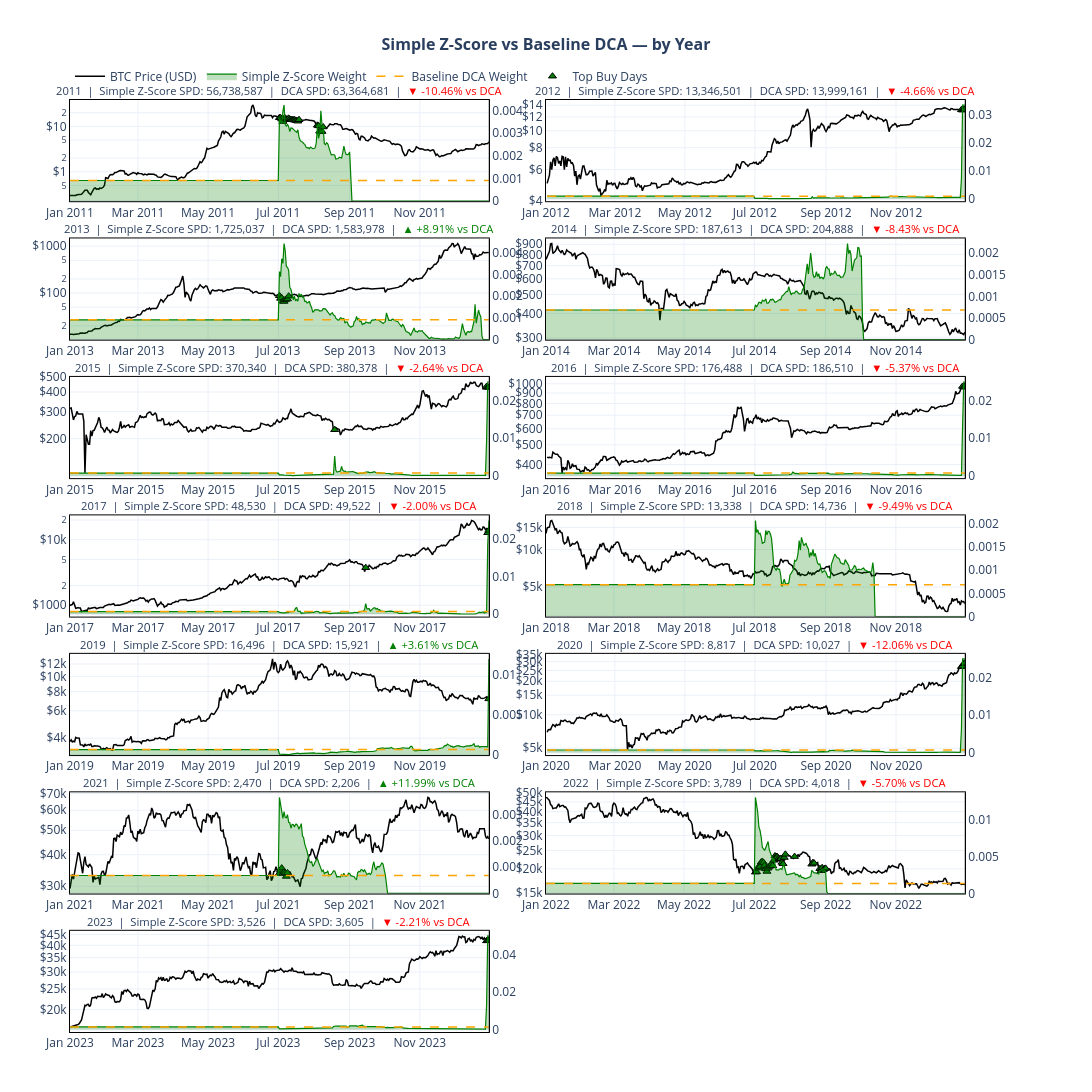

Notebook source saved alongside this figure:
### Code cell
# per year plots
year_plots = plots.plot_strategy_by_year(combined_plot_df, cols, "Simple Z-Score")
plt.show()
